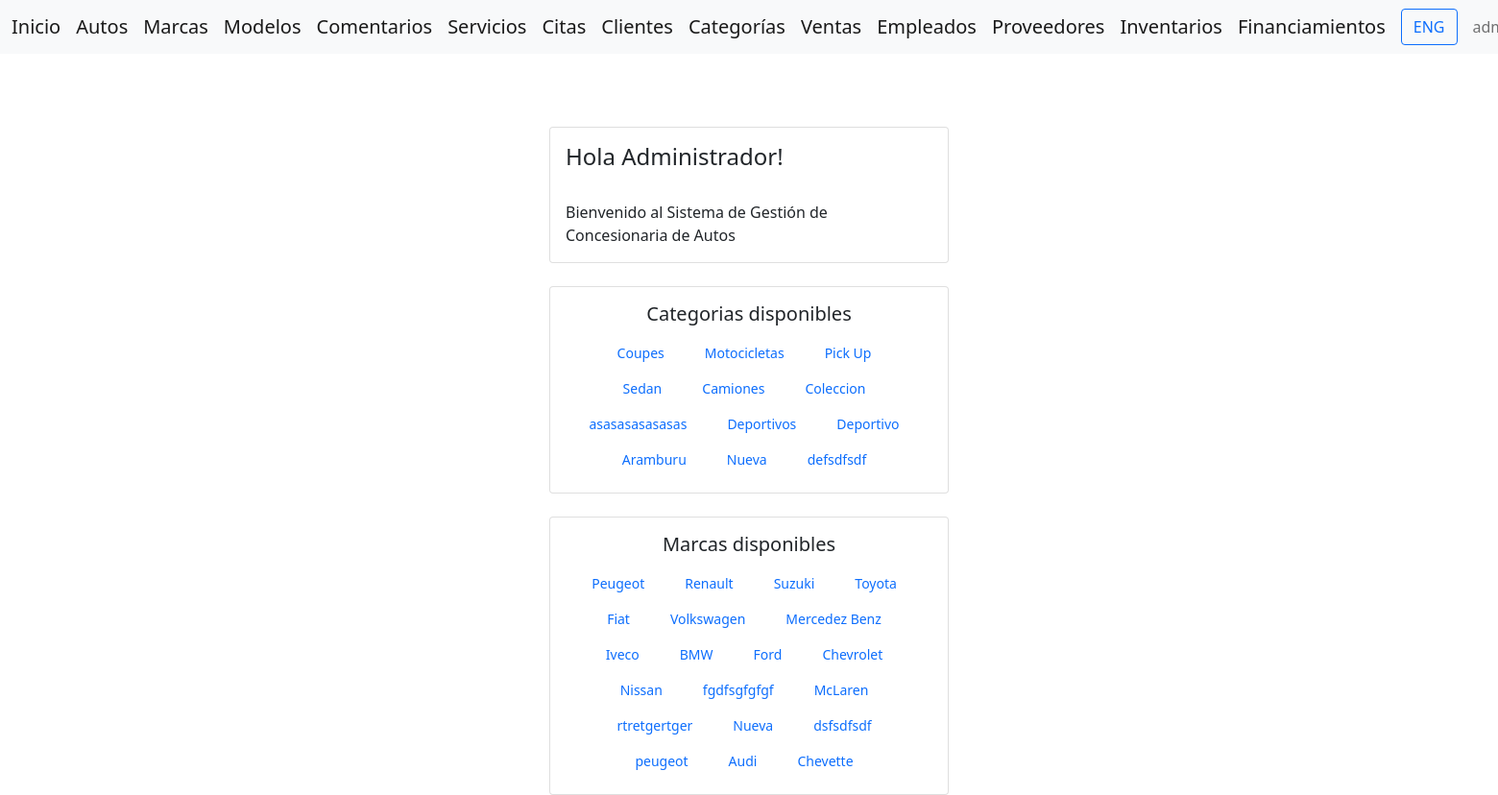
The app's page / (signed in) with its own data.
### gestion/models.py (models this page shows, shortened)
class Categoria(models.Model):
    nombre = models.CharField(max_length=100)

class Marca(models.Model):
    nombre = models.CharField(max_length=100)

### home/views.py (the view)
# urls.py: path('', IndexView.as_view(), name='index'),
class IndexView(LoginRequiredMixin, TemplateView):
    template_name = 'home/index.html'
    login_url = 'login'
    def get_context_data(self, **kwargs):
        context = super().get_context_data(**kwargs)
        context['user'] = self.request.user
        return context

### gestion/context_processors.py (called while the page is built)
def user_info(request):
    user = request.user if request.user.is_authenticated else None
    return {
        'authenticated_user': user
    }

def all_brands(request):
    brands = cache.get('brands')
    if brands is None:
        brands = Marca.objects.all()
        cache.set('brands', brands, 36000)  # Cache por 10 horas (36000 segundos)
    return {'all_brands': brands}

def all_categories(request):
    categories = cache.get('categories')
    if categories is None:
        categories = Categoria.objects.all()  # Devuelve objetos completos
        cache.set('categories', categories, 36000)  # Cache por 10 horas (36000 segundos)
    return {'all_categories': categories}

### home/templates/home/index.html (shortened to what this page needs)
{% extends 'home/base.html' %}
{% block content %}
{% load i18n %}
<div class="row" style="margin-top: 2cm;">
    <div class="col"></div>
    <div class="col">
        <div class="card">
            <div class="card-body">
                <h4 class="card-title">
                    {% trans "Hola" %}
                    {% if authenticated_user %}
                        {{ authenticated_user.first_name }}!
                    {% else %}
                        Invitado
                    {% endif %}
                </h4>
                <br>
                <p class="card-text">{% trans "Bienvenido al Sistema de Gestión de Concesionaria de Autos" %}</p>
            </div>
        </div>
        <div class="card mt-4">
            <div class="card-body">
                <h5 class="card-title text-center" style="margin-bottom: 10px;">{% trans "Categorías Disponibles" %}</h5>
                <div style="display: flex; justify-content: center; flex-wrap: wrap;">
                    {% for category in all_categories %}
                        <a class="nav-link" href="{% url 'categoria-detail' category.id %}" style="margin-right: 10px; white-space: nowrap; font-size: 14px;">{{ category.nombre }}</a>
                    {% endfor %}
                </div>
            </div>
        </div>
        <div class="card mt-4">
            <div class="card-body">
                <h5 class="card-title text-center" style="margin-bottom: 10px;">{% trans "Marcas Disponibles" %}</h5>
                <div style="display: flex; justify-content: center; flex-wrap: wrap;">
                    {% for brand in all_brands %}
                        <a class="nav-link" href="{% url 'marca-detail' brand.id %}" style="margin-right: 10px; white-space: nowrap; font-size: 14px;">{{ brand.nombre }}</a>
                    {% endfor %}
                </div>
            </div>
        </div>
    </div>
    <div class="col"></div>
</div>
{% endblock %}

### home/templates/home/base.html (shortened to what this page needs)
<!DOCTYPE html>
<html lang="{{ LANGUAGE_CODE }}">
<head>
    {% load static %}
    {% load i18n %}
    <link href="https://cdn.jsdelivr.net/npm/bootstrap@5.1.3/dist/css/bootstrap.min.css" rel="stylesheet">
</head>
<body class="{% if 'login' in request.path or 'register' in request.path %}auth-body{% endif %}">
    <nav class="navbar navbar-expand-lg navbar-light bg-light">
        <div class="container-fluid">
            <a class="navbar-brand" href="{% url 'index' %}">{% trans "Inicio" %}</a>
            <a class="navbar-brand" href="{% url 'auto-list' %}">{% trans "Autos" %}</a>
            <a class="navbar-brand" href="{% url 'marca-list' %}">{% trans "Marcas" %}</a>
            <a class="navbar-brand" href="{% url 'modelo-list' %}">{% trans "Modelos" %}</a>
            <a class="navbar-brand" href="{% url 'comentario-list' %}">{% trans "Comentarios" %}</a>
            <a class="navbar-brand" href="{% url 'servicio-list' %}">{% trans "Servicios" %}</a>
            <a class="navbar-brand" href="{% url 'cita-list' %}">{% trans "Citas" %}</a>
            {% if authenticated_user %}
                {% if authenticated_user.is_staff %}
                    <a class="navbar-brand" href="{% url 'cliente-list' %}">{% trans "Clientes" %}</a>
                    <a class="navbar-brand" href="{% url 'categoria-list' %}">{% trans "Categorías" %}</a>
                    <a class="navbar-brand" href="{% url 'venta-list' %}">{% trans "Ventas" %}</a>
                    <a class="navbar-brand" href="{% url 'empleado-list' %}">{% trans "Empleados" %}</a>
                    <a class="navbar-brand" href="{% url 'proveedor-list' %}">{% trans "Proveedores" %}</a>
                    <a class="navbar-brand" href="{% url 'inventario-list' %}">{% trans "Inventarios" %}</a>
                    <a class="navbar-brand" href="{% url 'financiamiento-list' %}">{% trans "Financiamientos" %}</a>
                {% endif %}
                <form action="{% url 'set_language' %}" method="post" class="d-inline">
                    <button type="submit" name="language" value="{% if request.LANGUAGE_CODE == 'es' %}en{% else %}es{% endif %}" class="btn btn-outline-primary">
                        {% if request.LANGUAGE_CODE == 'es' %}
                            ENG
                        {% else %}
                            ESP
                        {% endif %}
                    </button>
                </form>
                <span class="navbar-text ms-3">{{ authenticated_user.username }}</span>
            {% endif %}
        </div>
    </nav>
    <div class="container mt-4">
        {% block content %}
        {% endblock %}
    </div>
</body>
</html>

### home/templates/home/base.html (style rules this page uses)
body { background-image: url(''); background-size: cover; background-position: center; background-repeat: no-repeat; height: 100vh; margin: 0; }
.card { background-color: rgba(255, 255, 255, 0.8); }

### records on screen
Categoria: nombre "Coupes"
Categoria: nombre "Motocicletas"
Categoria: nombre "Pick Up"
Categoria: nombre "Sedan"
Categoria: nombre "Camiones"
Categoria: nombre "Coleccion"
Categoria: nombre "asasasasasasas"
Categoria: nombre "Deportivos"
Categoria: nombre "Deportivo"
Categoria: nombre "Aramburu"
Categoria: nombre "Nueva"
Categoria: nombre "defsdfsdf"
Marca: nombre "Peugeot"
Marca: nombre "Renault"
Marca: nombre "Suzuki"
Marca: nombre "Toyota"
Marca: nombre "Fiat"
Marca: nombre "Volkswagen"
Marca: nombre "Mercedez Benz"
Marca: nombre "Iveco"
Marca: nombre "BMW"
Marca: nombre "Ford"
Marca: nombre "Chevrolet"
Marca: nombre "Nissan"
Marca: nombre "fgdfsgfgfgf"
Marca: nombre "McLaren"
Marca: nombre "rtretgertger"
Marca: nombre "Nueva"
Marca: nombre "dsfsdfsdf"
Marca: nombre "peugeot"
Marca: nombre "Audi"
Marca: nombre "Chevette"

### other values on screen
{{ authenticated_user.first_name }} "Administrador"
